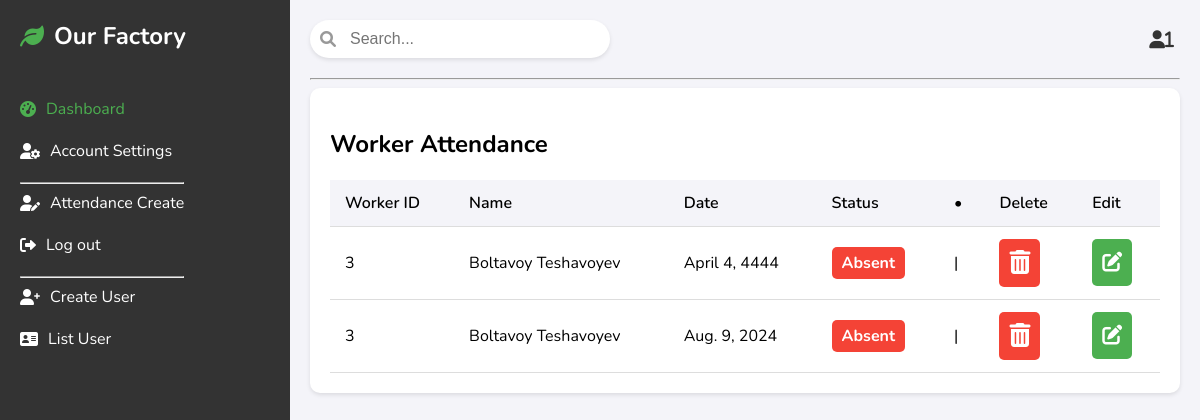
The app's page / (signed in) with its own data.
### MainApp/models.py (models this page shows, shortened)
class Attendance(models.Model):
    staff = models.OneToOneField(Staff, on_delete=models.CASCADE)
    date = models.DateField()
    present = models.BooleanField()
    class Meta:
        verbose_name_plural = 'Attendances'
        verbose_name = 'Attendance'

class Staff(models.Model):
    full_name = models.CharField(max_length=255)
    user_name = models.CharField(max_length=255, unique=True)
    login_password = models.CharField(max_length=128, null=True, blank=True)
    email = models.EmailField(unique=True)
    organization = models.CharField(max_length=255)
    ph_number = models.CharField(max_length=15)
    address = models.CharField(max_length=255)
    region = models.CharField(max_length=255)
    country = models.CharField(max_length=255)
    profile_pic = models.ImageField(upload_to='media/users')
    super_staff = models.BooleanField(default=False)
    class Meta:
        verbose_name_plural = 'Staffs'
        verbose_name = 'Staff'

### Dashboard/views.py (the view)
# urls.py: path('', views.dash, name='dash'),
@login_required(login_url='login')
def dash(request):
    user_obj = models.Staff.objects.filter(id=request.user.id).first()
    attendance = models.Attendance.objects.all().order_by('-date')
    context = {
        'users': user_obj,
        'attendances': attendance
    }
    return render(request, "dash/dash.html", context)

### templates/dash/dash.html (shortened to what this page needs)
<!DOCTYPE html>
<html lang="en">
{% load static %}
<head>
    <link rel="stylesheet" href="{% static 'style1.css' %}">
    <link rel="stylesheet" href="https://cdnjs.cloudflare.com/ajax/libs/font-awesome/6.0.0/css/all.min.css">
</head>
<body>
    <div class="container">
        <aside class="sidebar">
            <div class="logo">
                <i class="fas fa-leaf"></i>
                <span class="logo-text">Our Factory</span>
            </div>
            <nav class="nav">
                <ul>
                    <li><a href="{% url 'dash' %}" class="active"><i class="fas fa-tachometer-alt"></i> Dashboard</a></li>
                    <li><a href="{% url 'accounts' %}"><i class="fas fa-user-cog"></i> Account Settings</a></li>
                    <hr>
                    <li><a href="{% url 'attendance_create' %}"><i class="fas fa-user-edit"></i> Attendance Create</a></li>
                    <li><a href="{% url 'logout' %}"><i class="fas fa-sign-out-alt"></i> Log out</a></li>
                    <hr>
                    <li><a href="{% url 'register_staff' %}"><i class="fas fa-user-plus"></i> Create User</a></li>
                    <li><a href="{% url 'list' %}"><i class="fas fa-address-card"></i> List User</a></li>
                </ul>
            </nav>
        </aside>
        <main class="main-content">
            <header class="header">
                <div class="search-bar">
                    <input type="text" placeholder="Search...">
                    <i class="fas fa-search search-icon"></i>
                </div>
                <div class="user-info">
                    <button class="notifications">
                        <i class="fas fa-user">{{ user.username }}</i>
                    </button>
                </div>
            </header>
            <hr>
            <section class="attendance-section">
                <h2>Worker Attendance</h2>
                <div class="table-responsive">
                    <table class="attendance-table">
                        <thead>
                            <tr>
                                <th>Worker ID</th>
                                <th>Name</th>
                                <th>Date</th>
                                <th>Status</th>
                                <th>•</th>
                                <th>Delete</th>
                                <th>Edit</th>
                            </tr>
                        </thead>
                        <tbody>
                            {% for attendance in attendances %}
                                <tr>
                                    <td>{{ attendance.staff.id }}</td>
                                    <td>{{ attendance.staff.full_name }}</td>
                                    <td>{{ attendance.date }}</td>
                                    {% if attendance.present %}
                                        <td><span class="badge present">Present</span></td>
                                    {% else %}
                                        <td><span class="badge absent">Absent</span></td>
                                    {% endif %}
                                    <td>|</td>
                                    <td>
                                        <form action="{% url 'delete_attendance' attendance.id %}" method="POST" style="display: inline;">
                                            <button type="submit" style="font-size: 24px; background-color: #f44336; color: white; border: none; padding: 10px; border-radius: 5px; cursor: pointer;" title="Delete">
                                                <i class="fas fa-trash-alt"></i>
                                            </button>
                                        </form>
                                    </td>
                                    <td>
                                        <a href="{% url 'edit_attendance' attendance.id %}" style="font-size: 20px; background-color: #4caf50; color: white; border: none; padding: 10px; border-radius: 5px; cursor: pointer; display: inline-block;" title="Edit">
                                            <i class="fas fa-edit"></i>
                                        </a>
                                    </td>
                                </tr>
                            {% endfor %}
                        </tbody>
                    </table>
                </div>
            </section>
        </main>
    </div>
</body>
</html>

### static/style1.css (style rules this page uses)
body { font-family: 'Nunito', sans-serif; margin: 0; padding: 0; display: flex; background-color: #f4f4f9; }
.container { display: flex; height: 100vh; width: 100%; }
.sidebar { background-color: #333; color: #fff; padding: 20px; width: 250px; height: 1020px; display: flex; flex-direction: column; align-items: flex-start; overflow: auto; }
.logo { font-size: 24px; font-weight: 700; margin-bottom: 30px; display: flex; align-items: center; }
.logo i { margin-right: 10px; color: #4caf50; }
.nav ul { list-style-type: none; padding: 0; }
.nav li { margin-bottom: 20px; }
.nav a { color: #fff; text-decoration: none; display: flex; align-items: center; transition: color 0.3s; }
.nav a:hover, .nav a.active { color: #4caf50; }
.nav i { margin-right: 10px; }
.main-content { flex: 1; padding: 20px; }
.header { display: flex; justify-content: space-between; align-items: center; margin-bottom: 20px; }
.search-bar { position: relative; }
.search-bar input { padding: 10px 10px 10px 40px; border: none; border-radius: 20px; box-shadow: 0 2px 4px rgba(0, 0, 0, 0.1); width: 250px; font-size: 16px; }
.search-icon { position: absolute; left: 10px; top: 50%; transform: translateY(-50%); color: #999; }
.user-info { display: flex; align-items: center; }
.notifications, .user-avatar { background: none; border: none; cursor: pointer; margin-left: 10px; position: relative; }
.notifications i { font-size: 18px; color: #333; }
.attendance-section { background-color: #fff; padding: 20px; border-radius: 10px; box-shadow: 0 2px 4px rgba(0, 0, 0, 0.1); }
.table-responsive { overflow-x: auto; }
.attendance-table { width: 100%; border-collapse: collapse; }
.attendance-table th, .attendance-table td { padding: 12px 15px; text-align: left; border-bottom: 1px solid #ddd; }
.attendance-table th { background-color: #f4f4f9; font-weight: 600; }
.badge { padding: 5px 10px; border-radius: 5px; color: #fff; font-weight: bold; }
.badge.absent { background-color: #f44336; }

### records on screen
Attendance: staff.id "3", staff.full_name "Boltavoy Teshavoyev", date "April 4, 4444", present "Absent"
Attendance: staff.id "3", staff.full_name "Boltavoy Teshavoyev", date "Aug. 9, 2024", present "Absent"

### other values on screen
{{ user.username }} "1"
